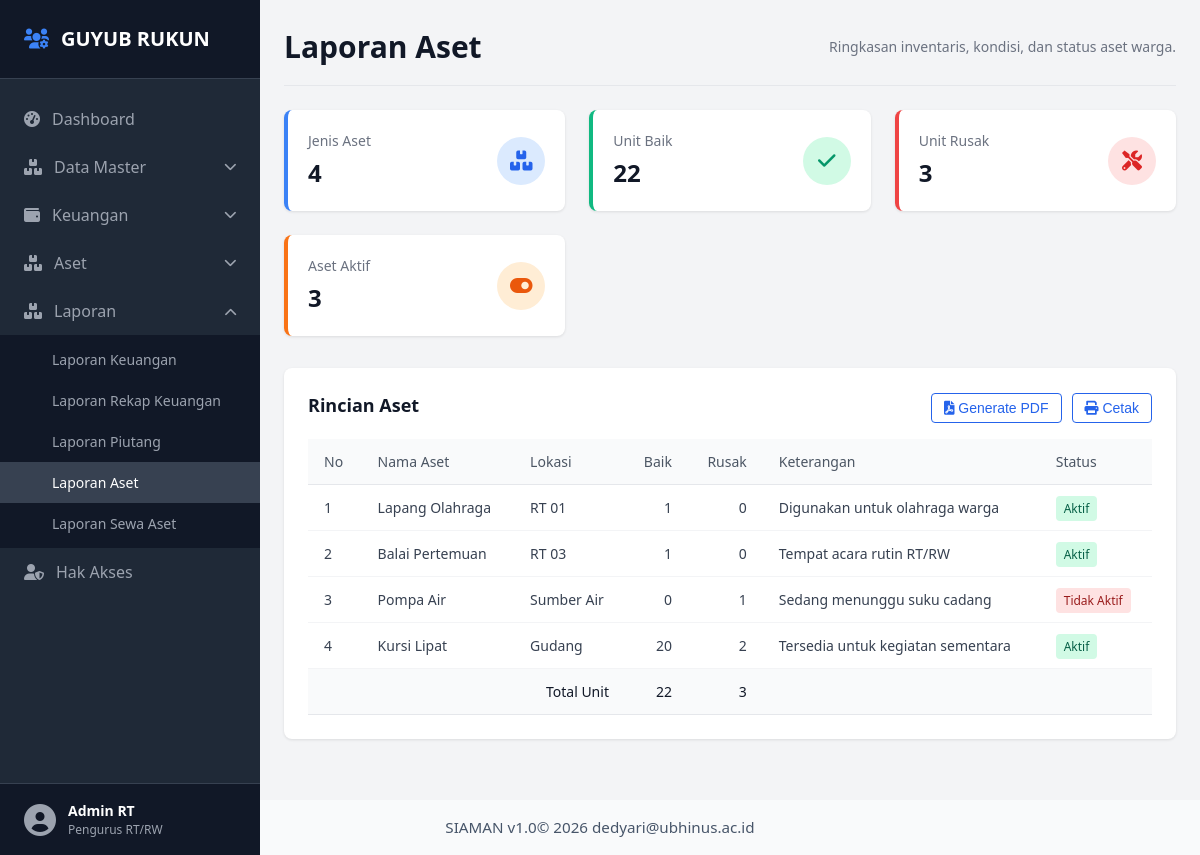
Page /laporan-aset.php on the committed database.
### tables this page shows
CREATE TABLE IF NOT EXISTS aset (
    id INT AUTO_INCREMENT PRIMARY KEY,
    nama VARCHAR(140) NOT NULL,
    lokasi VARCHAR(140) NOT NULL,
    jumlah_baik INT NOT NULL DEFAULT 0,
    jumlah_rusak INT NOT NULL DEFAULT 0,
    keterangan TEXT,
    status ENUM('Aktif', 'Tidak Aktif') NOT NULL DEFAULT 'Aktif',
    created_at TIMESTAMP DEFAULT CURRENT_TIMESTAMP,
    updated_at TIMESTAMP DEFAULT CURRENT_TIMESTAMP ON UPDATE CURRENT_TIMESTAMP
);

### inc/db.php (called while the page is built, shortened)
<?php
try {
    $dbAvailable = true;
} catch (PDOException $exception) {
    $dbError = $exception->getMessage();
}
?>

### inc/data.php (called while the page is built, shortened)
<?php
require_once __DIR__ . '/db.php';
function dbFetchAll($sql) {
    global $pdo, $dbAvailable;
    return $pdo->query($sql)->fetchAll();
}
if ($dbAvailable) {
    $dbAset = dbFetchAll('SELECT nama, lokasi, jumlah_baik AS baik, jumlah_rusak AS rusak, keterangan, status FROM aset ORDER BY id ASC');
    if ($dbAset) {
        $assetList = $dbAset;
    }
}
?>

### laporan-aset.php (the view, shortened to what this page needs)
<?php
include 'inc/data.php';
include 'inc/header.php';
$totalAset = count($assetList);
$totalBaik = array_sum(array_column($assetList, 'baik'));
$totalRusak = array_sum(array_column($assetList, 'rusak'));
$totalAktif = count(array_filter($assetList, fn($row) => $row['status'] === 'Aktif'));
?>
<header class="dashboard-header">
    <h1>Laporan Aset</h1>
    <div class="periode-aktif">Ringkasan inventaris, kondisi, dan status aset warga.</div>
</header>
<section class="finance-cards-grid">
    <div class="card card-saldo">
        <div class="card-body">
            <div class="card-info">
                <span class="card-title">Jenis Aset</span>
                <span class="card-value"><?= $totalAset ?></span>
            </div>
            <div class="card-icon"><i class="fas fa-boxes"></i></div>
        </div>
    </div>
    <div class="card card-pemasukan">
        <div class="card-body">
            <div class="card-info">
                <span class="card-title">Unit Baik</span>
                <span class="card-value"><?= $totalBaik ?></span>
            </div>
            <div class="card-icon"><i class="fas fa-check"></i></div>
        </div>
    </div>
    <div class="card card-pengeluaran">
        <div class="card-body">
            <div class="card-info">
                <span class="card-title">Unit Rusak</span>
                <span class="card-value"><?= $totalRusak ?></span>
            </div>
            <div class="card-icon"><i class="fas fa-tools"></i></div>
        </div>
    </div>
    <div class="card card-piutang">
        <div class="card-body">
            <div class="card-info">
                <span class="card-title">Aset Aktif</span>
                <span class="card-value"><?= $totalAktif ?></span>
            </div>
            <div class="card-icon"><i class="fas fa-toggle-on"></i></div>
        </div>
    </div>
</section>
<section class="details-box transaksi-box">
    <div class="transaksi-header">
        <h2>Rincian Aset</h2>
        <div class="report-actions">
            <button class="btn-filter" type="button" onclick="generateLaporanPdf('Laporan Aset')">
                <i class="fas fa-file-pdf"></i> Generate PDF
            </button>
            <button class="btn-filter" type="button" onclick="window.print()">
                <i class="fas fa-print"></i> Cetak
            </button>
        </div>
    </div>
    <div class="table-responsive">
        <table class="data-table">
            <thead>
                <tr>
                    <th>No</th>
                    <th>Nama Aset</th>
                    <th>Lokasi</th>
                    <th class="text-right">Baik</th>
                    <th class="text-right">Rusak</th>
                    <th>Keterangan</th>
                    <th>Status</th>
                </tr>
            </thead>
            <tbody>
                <?php foreach ($assetList as $index => $aset): ?>
                    <tr>
                        <td><?= $index + 1 ?></td>
                        <td><?= htmlspecialchars($aset['nama'], ENT_QUOTES, 'UTF-8') ?></td>
                        <td><?= htmlspecialchars($aset['lokasi'], ENT_QUOTES, 'UTF-8') ?></td>
                        <td class="text-right text-success"><?= htmlspecialchars($aset['baik'], ENT_QUOTES, 'UTF-8') ?></td>
                        <td class="text-right text-danger"><?= htmlspecialchars($aset['rusak'], ENT_QUOTES, 'UTF-8') ?></td>
                        <td><?= htmlspecialchars($aset['keterangan'], ENT_QUOTES, 'UTF-8') ?></td>
                        <td><span class="type-badge <?= $aset['status'] === 'Aktif' ? 'badge-pemasukan' : 'badge-pengeluaran' ?>"><?= htmlspecialchars($aset['status'], ENT_QUOTES, 'UTF-8') ?></span></td>
                    </tr>
                <?php endforeach; ?>
            </tbody>
            <tfoot>
                <tr>
                    <th colspan="3" class="text-right">Total Unit</th>
                    <th class="text-right text-success"><?= $totalBaik ?></th>
                    <th class="text-right text-danger"><?= $totalRusak ?></th>
                    <th colspan="2"></th>
                </tr>
            </tfoot>
        </table>
    </div>
</section>
<?php include 'inc/footer.php'; ?>

### css/style.css (style rules this page uses)
* { margin: 0; padding: 0; box-sizing: border-box; }
body { font-family: 'Segoe UI', Tahoma, Geneva, Verdana, sans-serif; background-color: #f3f4f6; color: #1f2937; line-height: 1.5; }
.dashboard-header { display: flex; justify-content: space-between; align-items: center; border-bottom: 1px solid #e5e7eb; padding-bottom: 16px; margin-bottom: 24px; }
.dashboard-header h1 { font-size: 1.875rem; font-weight: 700; color: #111827; }
.periode-aktif { font-size: 0.875rem; color: #6b7280; }
.finance-cards-grid { display: grid; grid-template-columns: repeat(auto-fit, minmax(240px, 1fr)); gap: 24px; margin-bottom: 32px; }
.card { background-color: #ffffff; border-radius: 8px; box-shadow: 0 1px 3px rgba(0, 0, 0, 0.1); padding: 20px; border-left: 4px solid #d1d5db; }
.card-pemasukan { border-left-color: #10b981; }
.card-pengeluaran { border-left-color: #ef4444; }
.card-saldo { border-left-color: #3b82f6; }
.card-piutang { border-left-color: #f97316; }
.card-body { display: flex; justify-content: space-between; align-items: center; }
.card-info { display: flex; flex-direction: column; }
.card-title { font-size: 0.875rem; color: #6b7280; font-weight: 500; }
.card-value { font-size: 1.5rem; font-weight: 700; color: #111827; margin-top: 4px; }
.card-icon { width: 48px; height: 48px; border-radius: 50%; display: flex; align-items: center; justify-content: center; font-size: 1.25rem; }
.card-pemasukan .card-icon { background-color: #d1fae5; color: #059669; }
.card-pengeluaran .card-icon { background-color: #fee2e2; color: #dc2626; }
.card-saldo .card-icon { background-color: #dbeafe; color: #2563eb; }
.card-piutang .card-icon { background-color: #ffedd5; color: #ea580c; }
.details-box { background-color: #ffffff; border-radius: 8px; box-shadow: 0 1px 3px rgba(0, 0, 0, 0.1); padding: 24px; }
.details-box h2 { font-size: 1.125rem; font-weight: 700; color: #111827; margin-bottom: 4px; }
.transaksi-header { display: flex; justify-content: space-between; align-items: center; gap: 16px; margin-bottom: 16px; }
.report-actions { display: flex; flex-wrap: wrap; gap: 10px; justify-content: flex-end; }
.btn-filter { background: none; border: 1px solid #2563eb; color: #2563eb; padding: 6px 12px; border-radius: 4px; font-size: 0.875rem; cursor: pointer; transition: all 0.2s; }
.table-responsive { width: 100%; overflow-x: auto; }
.data-table { width: 100%; border-collapse: collapse; text-align: left; font-size: 0.875rem; }
.data-table th { background-color: #f9fafb; color: #4b5563; padding: 12px 16px; font-weight: 500; border-bottom: 1px solid #e5e7eb; }
.data-table td { padding: 12px 16px; border-bottom: 1px solid #f3f4f6; color: #374151; }
.data-table tfoot th { background-color: #f9fafb; padding: 12px 16px; border-top: 1px solid #e5e7eb; color: #111827; }
.type-badge { font-size: 0.75rem; padding: 4px 8px; border-radius: 4px; font-weight: 500; }
.badge-pemasukan { background-color: #d1fae5; color: #065f46; }
.badge-pengeluaran { background-color: #fee2e2; color: #991b1b; }
.text-right { text-align: right; }
.text-success { color: #10b981; font-weight: 500; }
.text-danger { color: #ef4444; font-weight: 500; }

### rows in the picture
aset: nama "Lapang Olahraga", lokasi "RT 01", jumlah_baik "1", jumlah_rusak "0", keterangan "Digunakan untuk olahraga warga", status "Aktif"
aset: nama "Balai Pertemuan", lokasi "RT 03", jumlah_baik "1", jumlah_rusak "0", keterangan "Tempat acara rutin RT/RW", status "Aktif"
aset: nama "Pompa Air", lokasi "Sumber Air", jumlah_baik "0", jumlah_rusak "1", keterangan "Sedang menunggu suku cadang", status "Tidak Aktif"
aset: nama "Kursi Lipat", lokasi "Gudang", jumlah_baik "20", jumlah_rusak "2", keterangan "Tersedia untuk kegiatan sementara", status "Aktif"

### other values in the picture
$totalAset "4"
$totalBaik "22"
$totalRusak "3"
$totalAktif "3"
